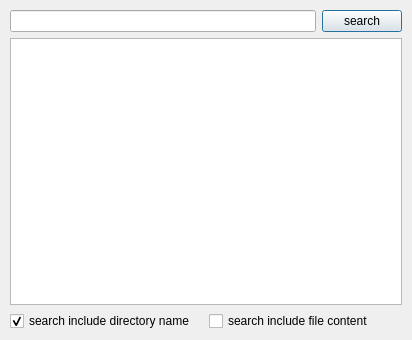
<?xml version="1.0" encoding="UTF-8"?>
<ui version="4.0">
 <class>searchdialog</class>
 <widget class="QDialog" name="searchdialog">
  <property name="geometry">
   <rect>
    <x>0</x>
    <y>0</y>
    <width>412</width>
    <height>340</height>
   </rect>
  </property>
  <property name="windowTitle">
   <string>RSA:search file</string>
  </property>
  <property name="windowIcon">
   <iconset resource="../../apprcc.qrc">
    <normaloff>:/image/image/JLUgeo.ico</normaloff>:/image/image/JLUgeo.ico</iconset>
  </property>
  <widget class="QWidget" name="verticalLayoutWidget">
   <property name="geometry">
    <rect>
     <x>10</x>
     <y>10</y>
     <width>392</width>
     <height>321</height>
    </rect>
   </property>
   <layout class="QVBoxLayout" name="verticalLayout">
    <item>
     <layout class="QHBoxLayout" name="horizontalLayout">
      <item>
       <widget class="QLineEdit" name="lineEdit">
        <property name="text">
         <string/>
        </property>
       </widget>
      </item>
      <item>
       <widget class="QPushButton" name="searchbutton">
        <property name="text">
         <string>search</string>
        </property>
       </widget>
      </item>
     </layout>
    </item>
    <item>
     <widget class="QListWidget" name="listWidget"/>
    </item>
    <item>
     <layout class="QHBoxLayout" name="horizontalLayout_2">
      <item>
       <widget class="QCheckBox" name="dirnamecheckbox">
        <property name="text">
         <string>search include directory name</string>
        </property>
        <property name="checked">
         <bool>true</bool>
        </property>
       </widget>
      </item>
      <item>
       <widget class="QCheckBox" name="contentcheckbox">
        <property name="text">
         <string>search include file content</string>
        </property>
       </widget>
      </item>
     </layout>
    </item>
   </layout>
  </widget>
 </widget>
 <resources>
  <include location="../../apprcc.qrc"/>
 </resources>
 <connections/>
</ui>
